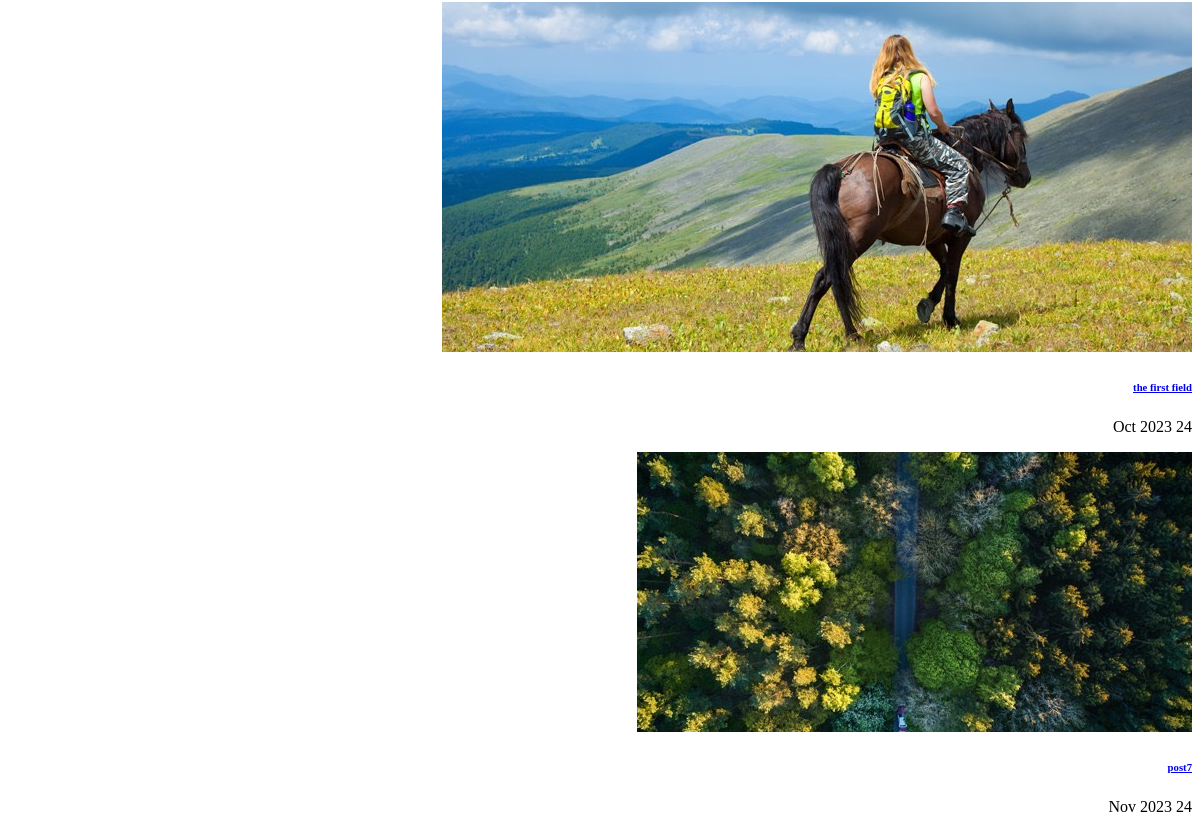
/blog/test (lower part), run on an earlier commit of the app's database.
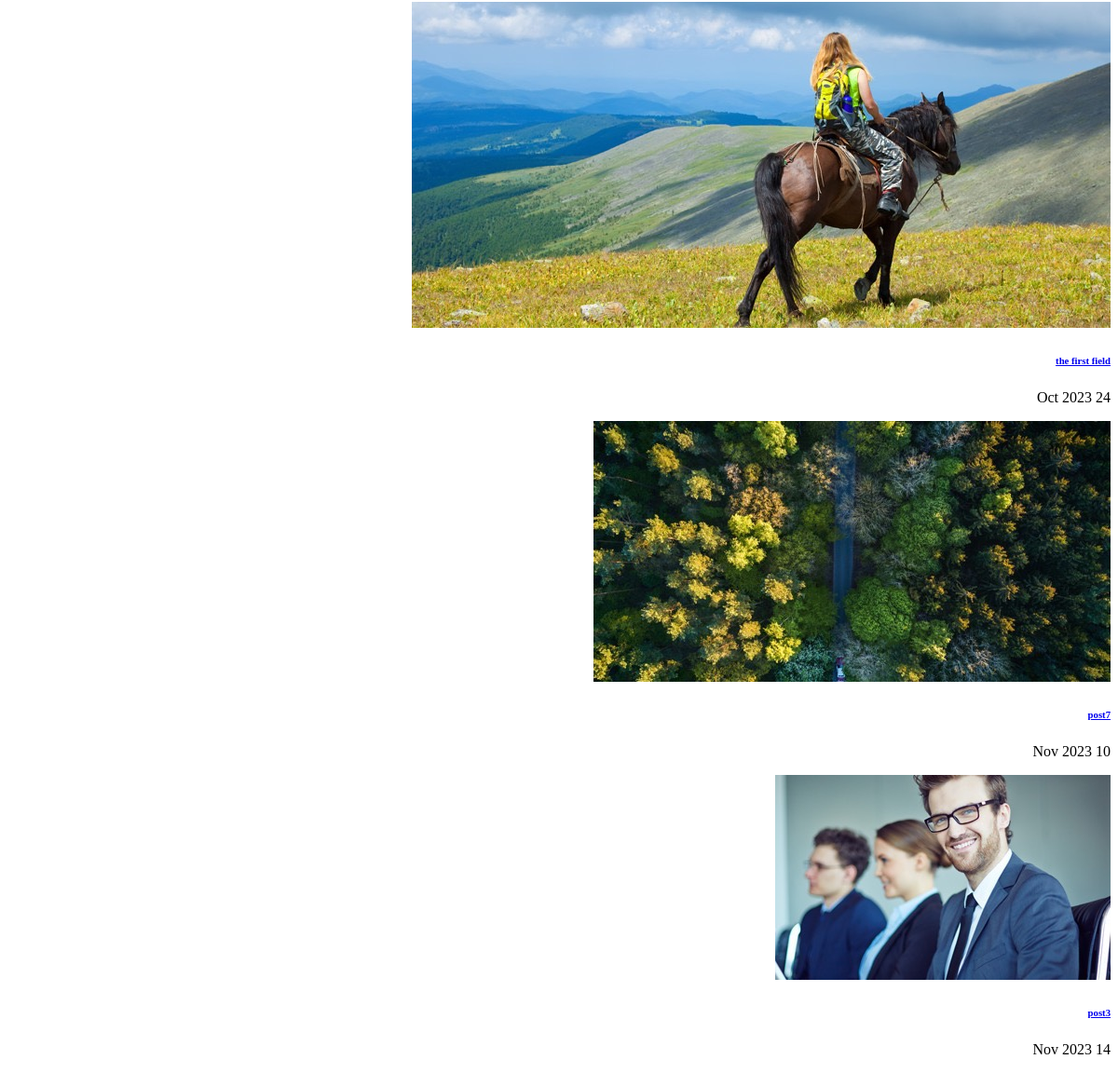
And on a later commit of the database.
### blog/models.py (models this page shows)
class post (models.Model):
    title= models.CharField(max_length=255)
    author=models.ForeignKey(User,on_delete=models.SET_NULL,null=True)
    content= models.TextField()
    image=models.ImageField(upload_to='blog/')
    category=models.ManyToManyField(category)
    counted_views = models.IntegerField(default=0)
    status=models.BooleanField(default=False)
    created_date=models.DateTimeField(auto_now_add=True)
    updated_date=models.DateTimeField(auto_now=True)
    published_date=models.DateTimeField( null=True)

### blog/views.py (the view)
# urls.py: path('test' , test ,name='test'),
def test (request):
    return render (request,'test.html')

### blog/templatetags/blog_tags.py (called while the page is built)
@register.inclusion_tag('blog/blog-popular-post.html')
def latesposts():
    posts=post.objects.filter(status=1).order_by('published_date')
    return {'posts' : posts}

### templates/test.html (shortened to what this page needs)
{% load blog_tags %}
<!DOCTYPE html>
<html dir="rtl">
    <head>
    </head>
    <body>
           <p> {% latesposts %} </p>
    </body>
</html>

### templates/blog/blog-popular-post.html (shortened to what this page needs)
{%load static%}
<div class="single-sidebar-widget popular-post-widget">
				<div class="popular-post-list">
                    {% for post in posts %}
					<div class="single-post-list d-flex flex-row align-items-center">
						<div class="thumb">
							<img class="img-fluid" src="{{post.image.url}}" alt="">
						</div>
						<div class="details">
							<a href={% url 'blog:single' pid=post.id %}><h6>{{post.title}}</h6></a>
							<p>{{post.published_date|date:'d M Y'}}</p>
    					</div>
					</div>
                    {% endfor %}
				</div>
</div>

What changed in the data, as far as the page shows it:
changed post "post7": published_date "24 Nov 2023" → "10 Nov 2023"
added post: image (picture), title "post3", published_date "14 Nov 2023"
